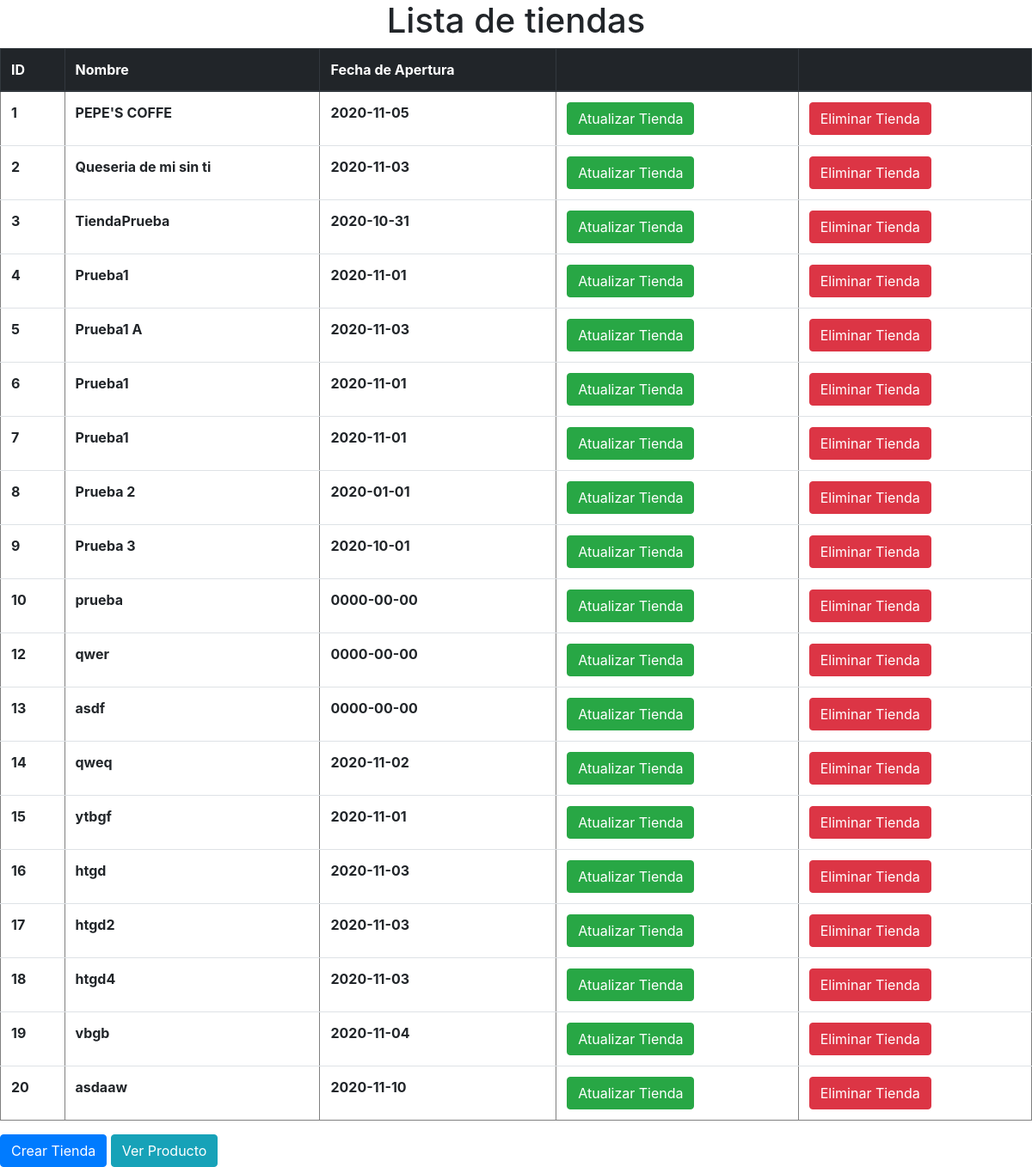
The page / on the database its author committed.
### tables this page shows
CREATE TABLE `tienda` (
  `ID` int(11) NOT NULL,
  `Nombre` varchar(100) NOT NULL,
  `Fecha_Apertura` date NOT NULL
);

### Model/Conexion.php (called while the page is built)
<?php
class Conectar{
    public static function conexion(){
        $conexion=new mysqli("localhost", "root", "", "pruebapractica");
        $conexion->query("SET NAMES 'utf8'");
        return $conexion;
    }
}

### Model/Tienda.php (called while the page is built, shortened)
<?php
include_once 'Conexion.php';
class Tienda {
    private $db;
    public function __construct() {
        $this->db = Conectar::conexion();
    }
    function ConsulTiendas() {
        $sql = 'Select ID, Nombre, Fecha_Apertura from tienda';
        $result = $this->db->query($sql);
        $resArray = [];
        $i = 0;
        while ($res = mysqli_fetch_array($result)) {
            $resArray[$i] = $res;
            $i++;
        }
        return $resArray;
    }
}

### index.php (the view, shortened to what this page needs)
<?php
require_once("./Model/Tienda.php");
?>
<!DOCTYPE html>
<html>
    <head>
        <link rel="stylesheet" href="https://maxcdn.bootstrapcdn.com/bootstrap/4.0.0/css/bootstrap.min.css">
    </head>
    <body>
        <div class="row justify-content-center">
            <h1>Lista de tiendas</h1><br>
        </div>
        <table border="1" class="table">
            <thead class="thead-dark">
                <tr>
                    <th>ID</th>
                    <th>Nombre</th>
                    <th>Fecha de Apertura</th>
                    <th></th>
                    <th></th>
                </tr>
            </thead>
            <tbody>
                <?php
                $tienda = new Tienda();
                $datos = $tienda->ConsulTiendas();
                foreach ($datos as $tiendas) {
                    echo "<tr>";
                    echo "<th>".$tiendas['ID']."</th>";
                    echo "<th>".$tiendas['Nombre']."</th>";
                    echo "<th>".$tiendas['Fecha_Apertura']."</th>";
                    echo "<th> <input type='button' class='btn btn-success' id='".$tiendas['ID']."' name='UpdateTienda'value='Atualizar Tienda'> </th>";
                    echo "<th> <input type='button' class='btn btn-danger' id='".$tiendas['ID']."' name='DeleteTienda' value='Eliminar Tienda'> </th>";
                    echo "</tr>";
                }
                ?>
            </tbody>
        </table>
        <input type="button" class="btn btn-primary" name="CrearTienda" value="Crear Tienda">
        <input type="button" class="btn btn-info" name="VerProductos" value="Ver Producto">
    </body>
</html>

### rows shown on the page
tienda: ID "1", Nombre "PEPE'S COFFE", Fecha_Apertura "2020-11-05"
tienda: ID "2", Nombre "Queseria de mi sin ti", Fecha_Apertura "2020-11-03"
tienda: ID "3", Nombre "TiendaPrueba", Fecha_Apertura "2020-10-31"
tienda: ID "4", Nombre "Prueba1", Fecha_Apertura "2020-11-01"
tienda: ID "5", Nombre "Prueba1 A", Fecha_Apertura "2020-11-03"
tienda: ID "6", Nombre "Prueba1", Fecha_Apertura "2020-11-01"
tienda: ID "7", Nombre "Prueba1", Fecha_Apertura "2020-11-01"
tienda: ID "8", Nombre "Prueba 2", Fecha_Apertura "2020-01-01"
tienda: ID "9", Nombre "Prueba 3", Fecha_Apertura "2020-10-01"
tienda: ID "10", Nombre "prueba", Fecha_Apertura "0000-00-00"
tienda: ID "12", Nombre "qwer", Fecha_Apertura "0000-00-00"
tienda: ID "13", Nombre "asdf", Fecha_Apertura "0000-00-00"
tienda: ID "14", Nombre "qweq", Fecha_Apertura "2020-11-02"
tienda: ID "15", Nombre "ytbgf", Fecha_Apertura "2020-11-01"
tienda: ID "16", Nombre "htgd", Fecha_Apertura "2020-11-03"
tienda: ID "17", Nombre "htgd2", Fecha_Apertura "2020-11-03"
tienda: ID "18", Nombre "htgd4", Fecha_Apertura "2020-11-03"
tienda: ID "19", Nombre "vbgb", Fecha_Apertura "2020-11-04"
tienda: ID "20", Nombre "asdaaw", Fecha_Apertura "2020-11-10"
